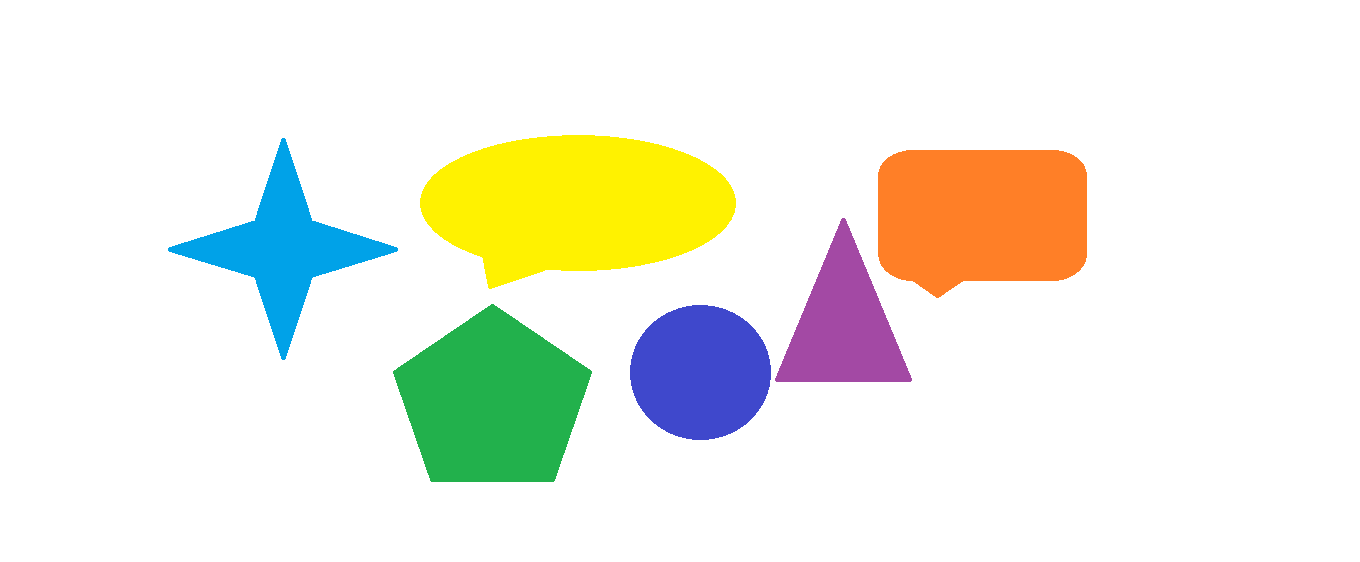
#> input picture Day-3/edge3.png, 1360 x 562 px
$ python ip24.py   (older library calls are emulated)
#> lines starting #> are read from the running program, lines starting #| are printed output that depends on the picture; after the words box and inside, x2 and y2 are one past the last pixel; in counts of white or black regions, pixels touching at a corner belong together
import cv2


def getcontour(contours):
    all_areas = []
    for cnt in contours:
        areas = cv2.contourArea(cnt)
        all_areas.append(areas)
    return all_areas


img = cv2.imread("edge3.png")
#> img is the input picture: shape (562, 1360, 3); mean B, G, R 227.2, 239.3, 238.2
original_img = img
gray = cv2.cvtColor(img, cv2.COLOR_BGR2GRAY)
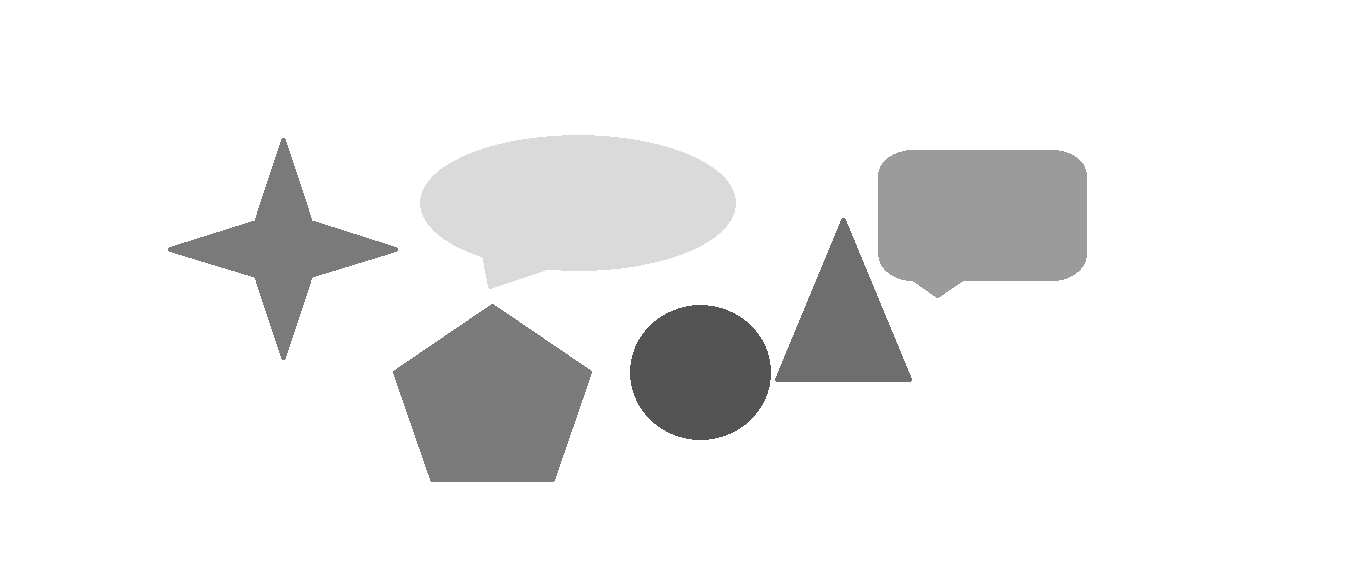
#> gray: shape (562, 1360); min 84, max 255, mean 237.6

edged = cv2.Canny(gray, 50, 200)
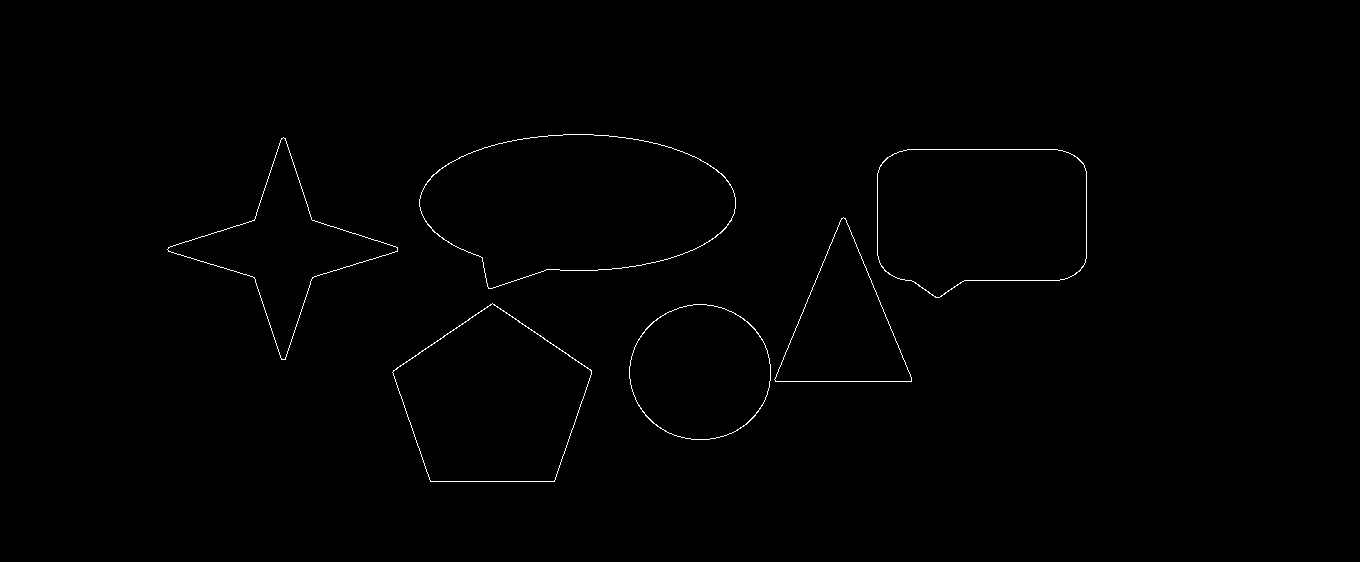
#> edged: shape (562, 1360); 0.48% white in thin lines or dots, all inside (x1, y1, x2, y2) = (167, 134, 1087, 482)
cv2.imshow("Canny Edged", edged)
cv2.waitKey(0)

_,contours, hierarchy = cv2.findContours(edged.copy(), cv2.RETR_EXTERNAL, cv2.CHAIN_APPROX_NONE)
#> contours = 6 contours; box (x1, y1, x2, y2) and area: (419, 134, 736, 289) 34764, (877, 149, 1087, 298) 27074, (392, 303, 592, 482) 24645, (629, 304, 771, 440) 14972, (167, 137, 398, 360) 13604, (774, 217, 912, 382) 11625
print("Contours before sorting")
print(getcontour(contours))
#> the loop in getcontour, `for cnt in contours:` made 6 passes
#> areas on passes 1 to 6: 14972, 24645, 11625, 27074, 13604.5, 34764
#> after the loop in getcontour, `for cnt in contours:`: all_areas = [14972, 24645, 11625, 27074, 13604.5, 34764]
#| [14972.0, 24645.0, 11625.0, 27074.0, 13604.5, 34764.0]
sorted_contours = sorted(contours, key=cv2.contourArea, reverse=True)
#> sorted_contours has the same summary as contours
print("Contours area after sorting")
print(getcontour(sorted_contours))
#> the loop in getcontour (call 2), `for cnt in contours:` made 6 passes
#| [34764.0, 27074.0, 24645.0, 14972.0, 13604.5, 11625.0]

for c in sorted_contours:
    cv2.drawContours(original_img, [c], -1, (255,0,0),3)
    cv2.waitKey(0)
    cv2.imshow("Contour by are",original_img)
#> this loop made 6 passes
#> pass 1, `cv2.imshow("Contour by are",original_img)`:
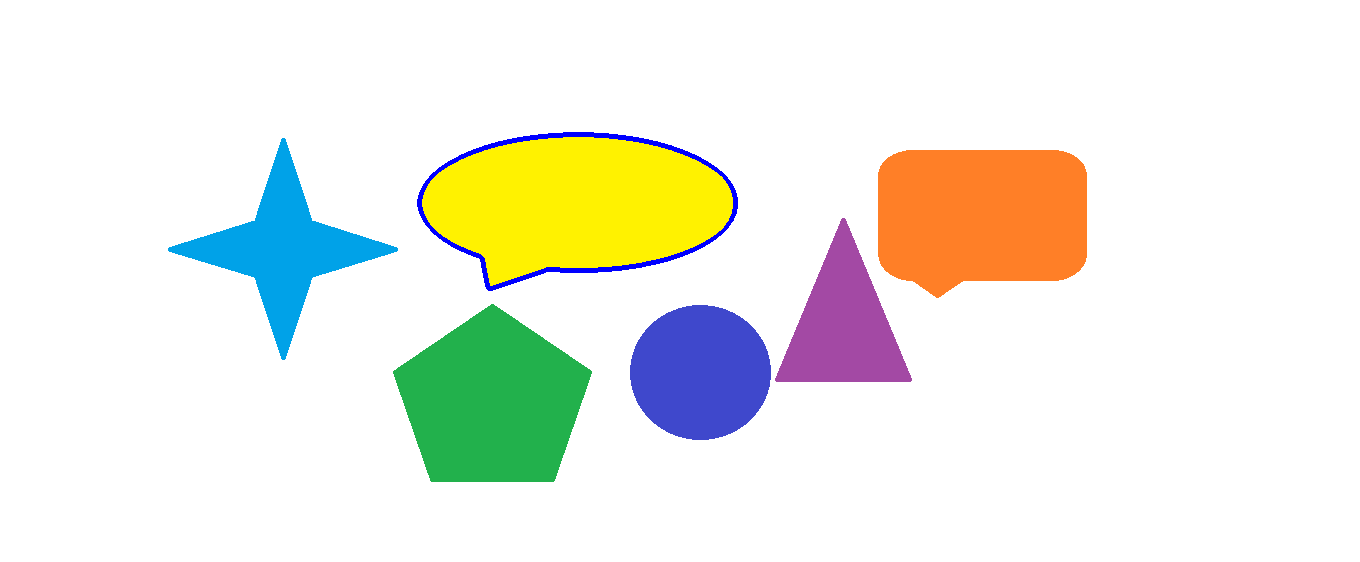
#> window 'Contour by are': shape (562, 1360, 3); mean B, G, R 227.8, 238.2, 237
#> pass 2, `cv2.imshow("Contour by are",original_img)`:
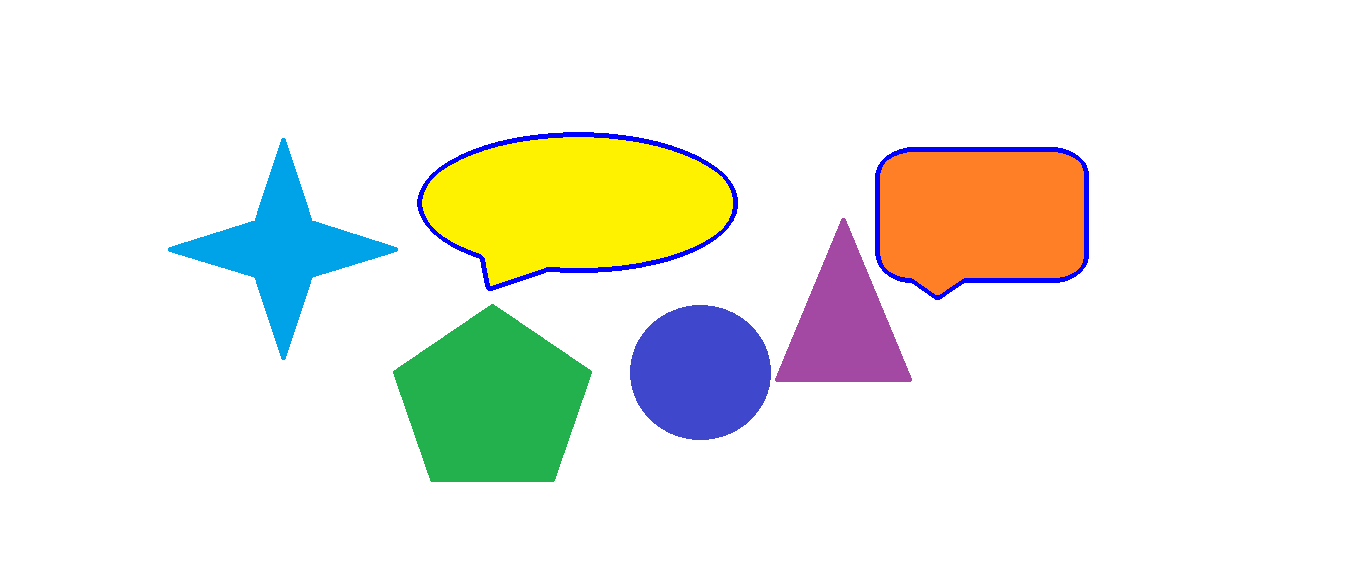
#> window 'Contour by are': shape (562, 1360, 3); mean B, G, R 228.2, 237.4, 236
#> after the loop:
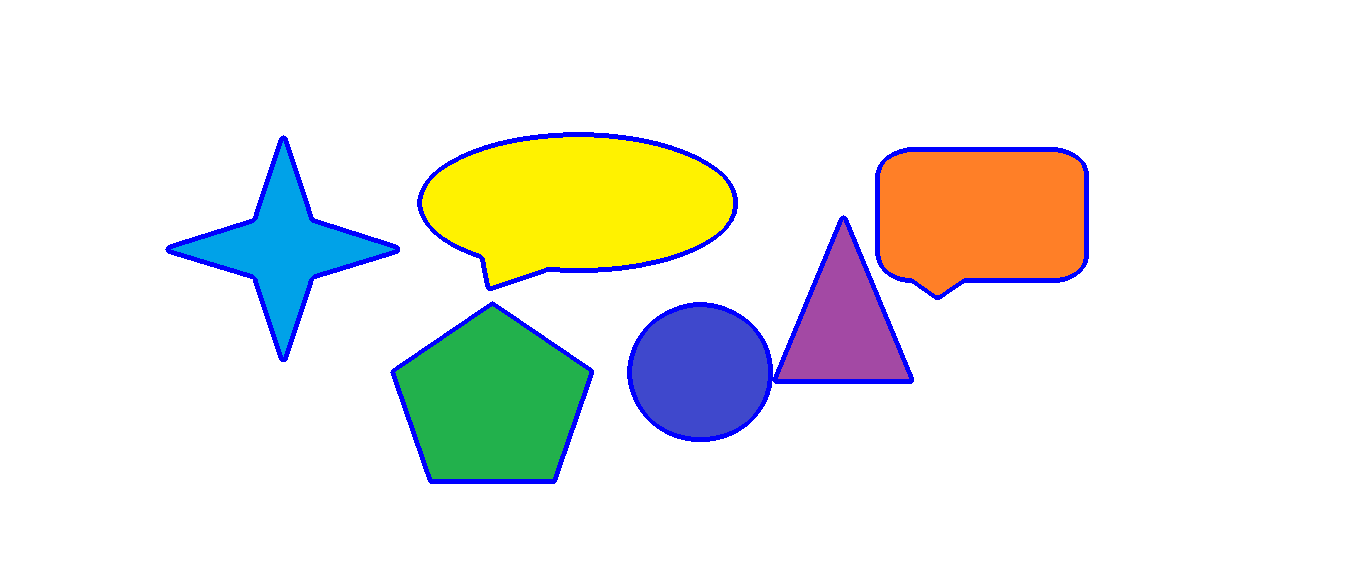
#> original_img: shape (562, 1360, 3); 2.23% of pixels changed, all inside (x1, y1, x2, y2) = (165, 132, 1089, 484)

cv2.waitKey(0)
cv2.destroyAllWindows()

$ run again, with Day-3/edge2.png copied over Day-3/edge3.png
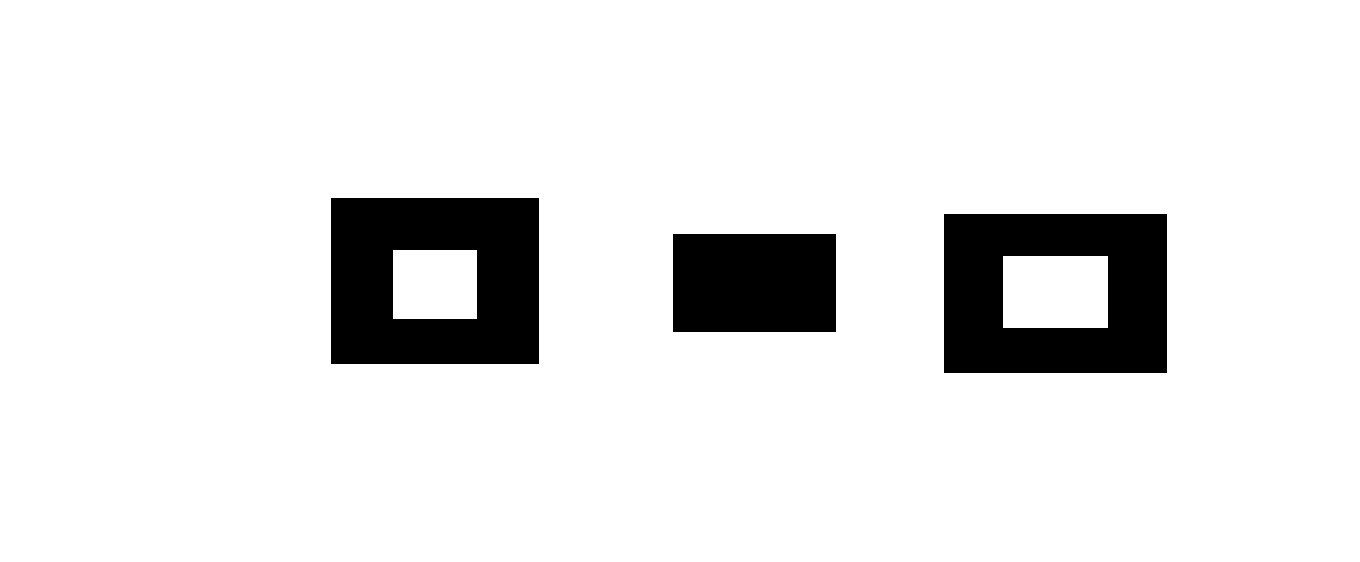
#> input picture Day-3/edge2.png, 1360 x 562 px
#> img is the input picture: shape (562, 1360, 3); 90.5% white; 3 black regions, box (x1, y1, x2, y2) and area: (331, 198, 539, 364) 28732, (944, 214, 1167, 373) 27897, (673, 234, 836, 332) 15974
#> `edged = cv2.Canny(gray, 50, 200)`:
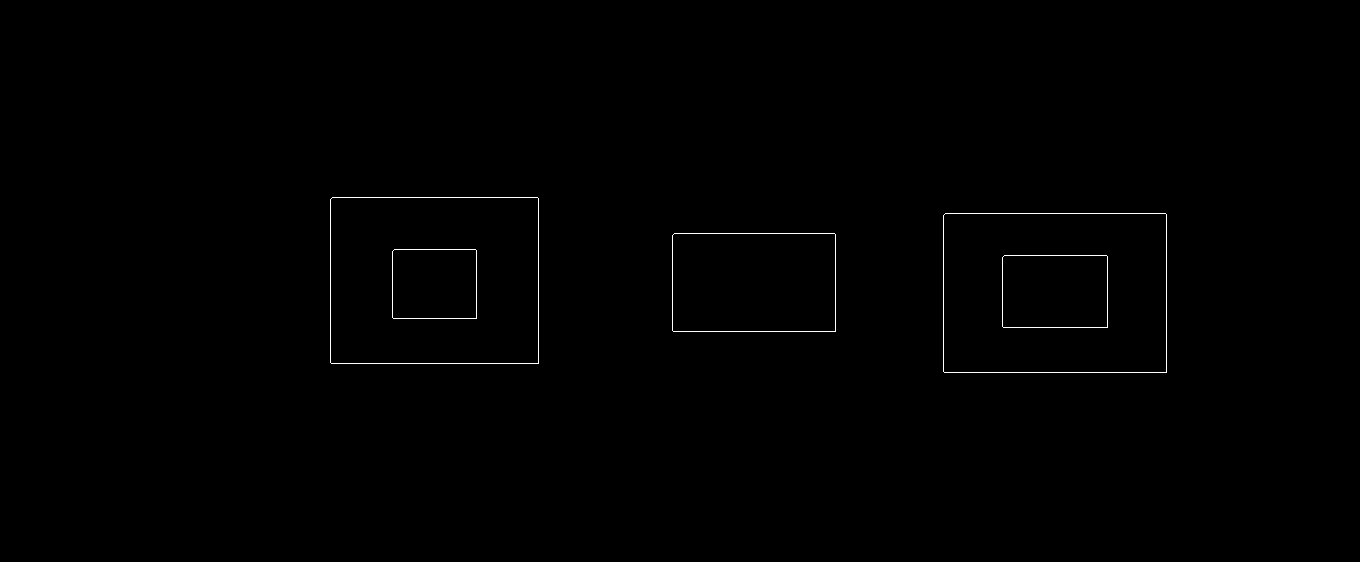
#> edged: shape (562, 1360); 0.35% white in thin lines or dots, all inside (x1, y1, x2, y2) = (330, 197, 1167, 373)
#> contours = 3 contours; box (x1, y1, x2, y2) and area: (943, 213, 1167, 373) 35454, (330, 197, 539, 364) 34525, (672, 233, 836, 332) 15971
#> the loop in getcontour, `for cnt in contours:` made 3 passes
#> areas on passes 1 to 3: 15971, 35454, 34525
#> after the loop in getcontour, `for cnt in contours:`: all_areas = [15971, 35454, 34525]
#| [15971.0, 35454.0, 34525.0]
#> sorted_contours has the same summary as contours
#> the loop in getcontour (call 2), `for cnt in contours:` made 3 passes
#| [35454.0, 34525.0, 15971.0]
#> the loop `for c in sorted_contours:` made 3 passes
#> after the loop `for c in sorted_contours:`:
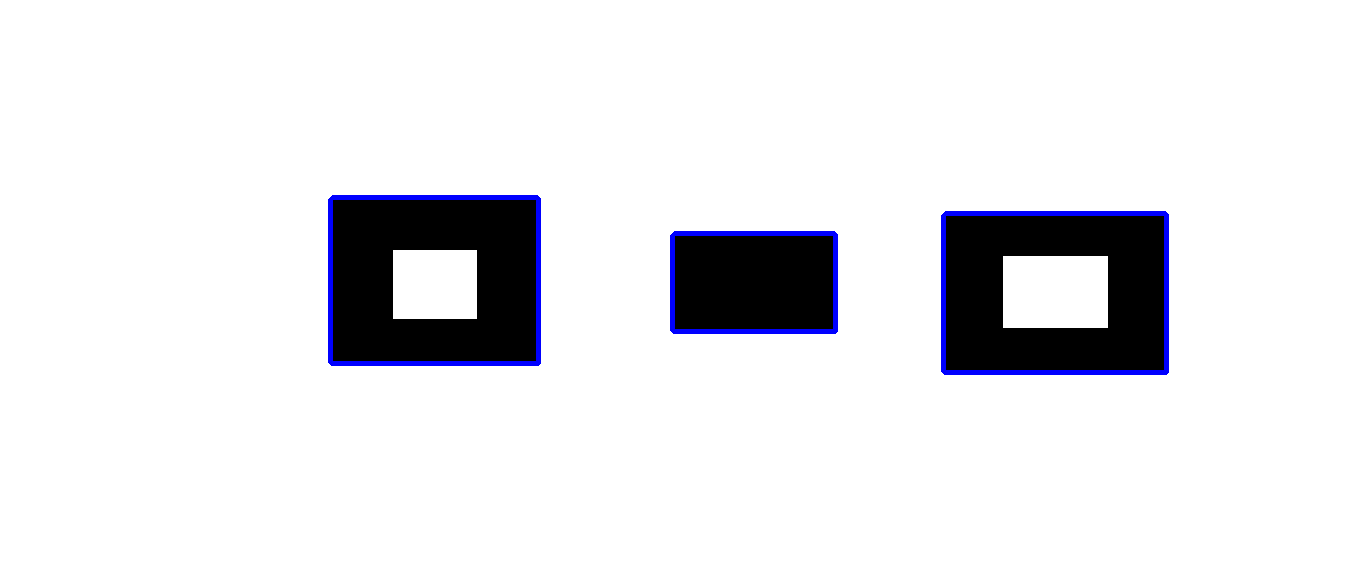
#> original_img: shape (562, 1360, 3); 1.32% of pixels changed, all inside (x1, y1, x2, y2) = (328, 195, 1169, 375)
